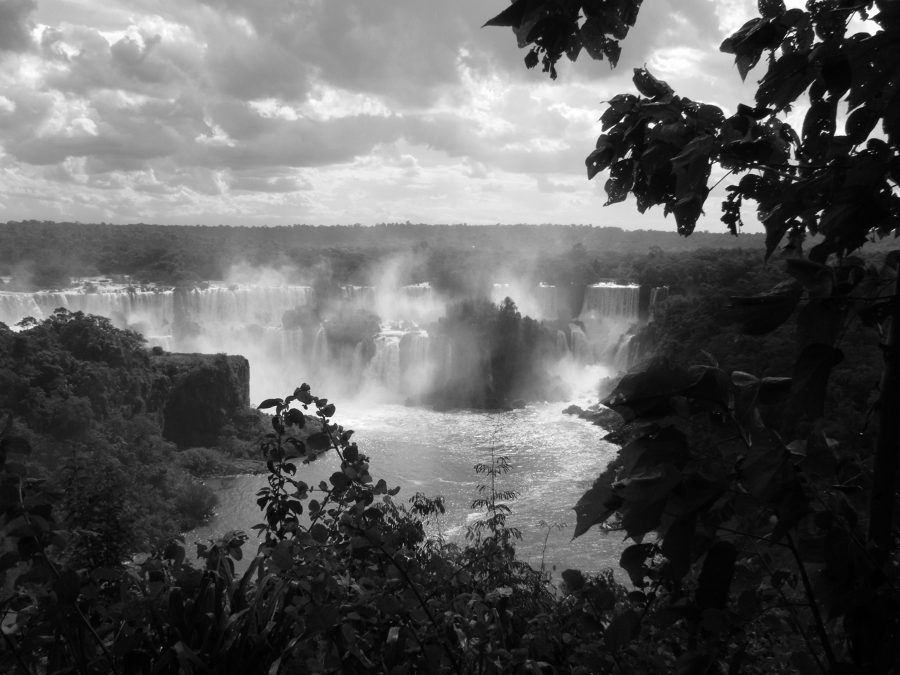
//> input picture cpp_opencv/08_feature2d_module/10_test_match/iguazu/img1.pgm, 900 x 675 px; the run also reads 1 picture not shown here
$ ./test_match iguazu/img1.pgm iguazu/img2.pgm iguazu/img2.pgm   (built with g++ and OpenCV 4)
//> lines starting //> are read from the running program, lines starting //| are printed output that depends on the picture
### cpp_opencv/08_feature2d_module/10_test_match/src/utils.h
/**
 * @file utils.h
 * @brief Some useful functions for displaying and matching features
 * @date May 21, 2014
 * @author Pablo F. Alcantarilla
 */

#pragma once

/* ************************************************************************* */
// OpenCV
#include <opencv2/opencv.hpp>
#include <opencv2/features2d/features2d.hpp>

/* ************************************************************************* */
/**
 * @brief This function draws the list of detected keypoints
 * @param img Input image
 * @param kpts Vector of detected keypoints
 */
void draw_keypoints(cv::Mat& img, const std::vector<cv::KeyPoint>& kpts);

/**
 * @brief Function for reading the ground truth homography from a txt file
 * @param homography_file Path for the file that contains the ground truth homography
 */
cv::Mat read_homography(const std::string& homography_path);

/**
 * @brief This function converts matches to points using nearest neighbor distance
 * ratio matching strategy
 * @param train Vector of keypoints from the first image
 * @param query Vector of keypoints from the second image
 * @param matches Vector of nearest neighbors for each keypoint
 * @param pmatches Vector of putative matches
 * @param nndr Nearest neighbor distance ratio value
 */
void matches2points_nndr(const std::vector<cv::KeyPoint>& train,
                         const std::vector<cv::KeyPoint>& query,
                         const std::vector<cv::DMatch>& matches,
                         std::vector<cv::Point2f>& pmatches);

/**
 * @brief This function computes the set of inliers given a ground truth homography
 * @param matches Vector of putative matches
 * @param inliers Vector of inliers
 * @param H Ground truth homography matrix 3x3
 * @param h_max_error The maximum pixel location error to accept an inlier
 */
void compute_inliers_homography(const std::vector<cv::Point2f>& matches,
                                std::vector<cv::Point2f>& inliers,
                                const cv::Mat& H, const float h_max_error);

/**
 * @brief This function draws the set of the inliers between the two images
 * @param img1 First image
 * @param img2 Second image
 * @param img_com Image with the inliers
 * @param ptpairs Vector of point pairs with the set of inliers
 */
void draw_inliers(const cv::Mat& img1, const cv::Mat& imgN, cv::Mat& img_com,
                  const std::vector<cv::Point2f>& ptpairs);

### cpp_opencv/08_feature2d_module/10_test_match/src/utils.cpp
/**
 * @file utils.cpp
 * @brief Some useful functions for displaying and matching features
 * @date May 24, 2014
 * @author Pablo F. Alcantarilla
 */

#include "utils.h"
#include <fstream>

using namespace std;

/* ************************************************************************* */
void draw_keypoints(cv::Mat& img, const std::vector<cv::KeyPoint>& kpts) {

  int x = 0, y = 0;
  float radius = 0.0;

  for (size_t i = 0; i < kpts.size(); i++) {
    x = (int)(kpts[i].pt.x+.5);
    y = (int)(kpts[i].pt.y+.5);
    radius = kpts[i].size/2.0;
    cv::circle(img, cv::Point(x,y), 2.5*radius, cv::Scalar(0,255,0), 1);
    cv::circle(img, cv::Point(x,y), 1.0, cv::Scalar(0,0,255), -1);
  }
}

/* ************************************************************************* */
cv::Mat read_homography(const std::string& homography_path) {

  float h11 = 0.0, h12 = 0.0, h13 = 0.0;
  float h21 = 0.0, h22 = 0.0, h23 = 0.0;
  float h31 = 0.0, h32 = 0.0, h33 = 0.0;
  int  tmp_buf_size = 256;
  char tmp_buf[tmp_buf_size];

  // Allocate memory for the OpenCV matrices
  cv::Mat H1toN = cv::Mat::zeros(3, 3, CV_32FC1);

  ifstream infile;
  infile.exceptions(ifstream::eofbit | ifstream::failbit | ifstream::badbit );
  infile.open(homography_path.c_str(),ifstream::in);

  infile.getline(tmp_buf,tmp_buf_size);
  sscanf(tmp_buf,"%f %f %f", &h11, &h12, &h13);

  infile.getline(tmp_buf, tmp_buf_size);
  sscanf(tmp_buf,"%f %f %f", &h21, &h22, &h23);

  infile.getline(tmp_buf, tmp_buf_size);
  sscanf(tmp_buf,"%f %f %f", &h31, &h32, &h33);

  infile.close();

  H1toN.at<float>(0,0) = h11 / h33;
  H1toN.at<float>(0,1) = h12 / h33;
  H1toN.at<float>(0,2) = h13 / h33;

  H1toN.at<float>(1,0) = h21 / h33;
  H1toN.at<float>(1,1) = h22 / h33;
  H1toN.at<float>(1,2) = h23 / h33;

  H1toN.at<float>(2,0) = h31 / h33;
  H1toN.at<float>(2,1) = h32 / h33;
  H1toN.at<float>(2,2) = h33 / h33;
  return H1toN;
}

/* ************************************************************************* */
void matches2points_nndr(const std::vector<cv::KeyPoint>& train,
                         const std::vector<cv::KeyPoint>& query,
                         const std::vector<cv::DMatch>& matches,
                         std::vector<cv::Point2f>& pmatches) {


  for (size_t i = 0; i < matches.size(); i++) {
    cv::DMatch dmatch = matches[i];
    pmatches.push_back(train[dmatch.queryIdx].pt);
    pmatches.push_back(query[dmatch.trainIdx].pt);
  }
}

/* ************************************************************************* */
void compute_inliers_homography(const std::vector<cv::Point2f>& matches,
                                std::vector<cv::Point2f>& inliers,
                                const cv::Mat& H, const float h_max_error) {

  float h11 = 0.0, h12 = 0.0, h13 = 0.0;
  float h21 = 0.0, h22 = 0.0, h23 = 0.0;
  float h31 = 0.0, h32 = 0.0, h33 = 0.0;
  float x1 = 0.0, y1 = 0.0;
  float x2 = 0.0, y2 = 0.0;
  float x2m = 0.0, y2m = 0.0;
  float dist = 0.0, s = 0.0;

  h11 = H.at<float>(0,0);
  h12 = H.at<float>(0,1);
  h13 = H.at<float>(0,2);
  h21 = H.at<float>(1,0);
  h22 = H.at<float>(1,1);
  h23 = H.at<float>(1,2);
  h31 = H.at<float>(2,0);
  h32 = H.at<float>(2,1);
  h33 = H.at<float>(2,2);

  inliers.clear();

  for (size_t i = 0; i < matches.size(); i+=2) {
    x1 = matches[i].x;
    y1 = matches[i].y;
    x2 = matches[i+1].x;
    y2 = matches[i+1].y;

    s = h31*x1 + h32*y1 + h33;
    x2m = (h11*x1 + h12*y1 + h13) / s;
    y2m = (h21*x1 + h22*y1 + h23) / s;
    dist = sqrt( pow(x2m-x2,2) + pow(y2m-y2,2));

    if (dist <= h_max_error) {
      inliers.push_back(matches[i]);
      inliers.push_back(matches[i+1]);
    }
  }
}


/* ************************************************************************* */
void draw_inliers(const cv::Mat& img1, const cv::Mat& imgN, cv::Mat& img_com,
                  const std::vector<cv::Point2f>& ptpairs) {

  int x1 = 0, y1 = 0, xN = 0, yN = 0;
  float rows1 = 0.0, cols1 = 0.0;
  float rowsN = 0.0, colsN = 0.0;
  float ufactor = 0.0, vfactor = 0.0;

  rows1 = img1.rows;
  cols1 = img1.cols;
  rowsN = imgN.rows;
  colsN = imgN.cols;
  ufactor = (float)(cols1)/(float)(colsN);
  vfactor = (float)(rows1)/(float)(rowsN);

  // This is in case the input images don't have the same resolution
  cv::Mat img_aux = cv::Mat(cv::Size(img1.cols, img1.rows), CV_8UC3);
  cv::resize(imgN, img_aux, cv::Size(img1.cols, img1.rows), 0, 0, cv::INTER_LINEAR);

  for (int i = 0; i < img_com.rows; i++) {
    for (int j = 0; j < img_com.cols; j++) {
      if (j < img1.cols) {
        *(img_com.ptr<unsigned char>(i)+3*j) = *(img1.ptr<unsigned char>(i)+3*j);
        *(img_com.ptr<unsigned char>(i)+3*j+1) = *(img1.ptr<unsigned char>(i)+3*j+1);
        *(img_com.ptr<unsigned char>(i)+3*j+2) = *(img1.ptr<unsigned char>(i)+3*j+2);
      }
      else {
        *(img_com.ptr<unsigned char>(i)+3*j) = *(imgN.ptr<unsigned char>(i)+3*(j-img_aux.cols));
        *(img_com.ptr<unsigned char>(i)+3*j+1) = *(imgN.ptr<unsigned char>(i)+3*(j-img_aux.cols)+1);
        *(img_com.ptr<unsigned char>(i)+3*j+2) = *(imgN.ptr<unsigned char>(i)+3*(j-img_aux.cols)+2);
      }
    }
  }

  for (size_t i = 0; i < ptpairs.size(); i+= 2) {
    x1 = (int)(ptpairs[i].x+.5);
    y1 = (int)(ptpairs[i].y+.5);
    xN = (int)(ptpairs[i+1].x*ufactor+img1.cols+.5);
    yN = (int)(ptpairs[i+1].y*vfactor+.5);
    cv::line(img_com, cv::Point(x1,y1), cv::Point(xN,yN), cv::Scalar(255,0,0), 2);
  }
}

### cpp_opencv/08_feature2d_module/10_test_match/test_match.cpp
#include "./src/utils.h"

#include <string>
#include <vector>
#include <iostream>

using namespace std;
using namespace cv;

int main(int argc, char** argv){
  if (argc != 4) {
    cerr << "Error introducing input arguments!" << endl;
    cerr << "The format needs to be: ./test_match img1 imgN H1toN" << endl;
    return -1;
  }

  cv::Mat img1, imgN;
  string img1File = argv[1];
  string imgNFile = argv[2];
  string HFile = argv[3];

  // Open the input image
  img1 = imread(img1File, 1);
//> img1 is the input picture: 675 rows x 900 cols, CV_8UC3; min 0, max 255, mean 93.5
  imgN = imread(imgNFile, 1);
  cv::Mat H1toN = read_homography(HFile);

  Ptr<ORB> orb = ORB::create(10000);

  // Timing information
  double t1 = 0.0, t2 = 0.0;
  double torb = 0.0, tmatch = 0.0;

  // Detect KAZE features in the images
  vector<cv::KeyPoint> kpts1, kptsN;
  cv::Mat desc1, descN;

  t1 = cv::getTickCount();
  orb->detectAndCompute(img1, cv::noArray(), kpts1, desc1);
//> kpts1 = 8774 keypoints; strongest (x, y, size): (649, 125, 31), (328, 420, 37.2), (328, 418, 37.2), (844, 133, 37.2)
  orb->detectAndCompute(imgN, cv::noArray(), kptsN, descN);
//> kptsN = 9265 keypoints; strongest (x, y, size): (650, 126, 37.2), (735, 200, 31), (304, 406, 31), (327, 417, 31)
  t2 = cv::getTickCount();
  torb = 1000.0*(t2-t1) / cv::getTickFrequency();

  int nr_kpts1 = kpts1.size();
//> nr_kpts1 = 8774
  int nr_kptsN = kptsN.size();
//> nr_kptsN = 9265

  // Match the descriptors using NNDR matching strategy
  vector<cv::DMatch> dmatches;
  vector<cv::Point2f> matches, inliers;
  BFMatcher matcher(NORM_HAMMING);

  t1 = cv::getTickCount();
  matcher.match(desc1, descN, dmatches); //最近邻
//> dmatches = 8774 matches
  matches2points_nndr(kpts1, kptsN, dmatches, matches);
//> after the loop in matches2points_nndr, `for (size_t i = 0; i < matches.size(); i++)`: pmatches = 17548 Points (x, y), first 12: [465, 560], [465, 560], [408, 558], [408, 558], [405, 556], [405, 556], [420, 555], [420, 555], [791, 31], [754.8, 169.2], [417, 554], [526.8, 46.8]
//> matches has the same summary as pmatches in matches2points_nndr
  t2 = cv::getTickCount();
  tmatch = 1000.0*(t2-t1) / cv::getTickFrequency();

  // Compute the inliers using the ground truth homography
  float max_h_error = 2.5;
  compute_inliers_homography(matches, inliers, H1toN, max_h_error);
//> the loop in compute_inliers_homography, `for (size_t i = 0; i < matches.size(); i+=2)` made 8774 passes
//> (x1, y1, x2, y2) on passes 1 to 3: (465, 560, 465, 560), (408, 558, 408, 558), (405, 556, 405, 556)

  // Compute the inliers statistics
  int nr_matches = matches.size()/2;
//> nr_matches = 8774
  int nr_inliers = inliers.size()/2;
//> nr_inliers = 0
  int nr_outliers = nr_matches - nr_inliers;
//> nr_outliers = 8774
  float ratio = 100.0*((float) nr_inliers / (float) nr_matches);
//> ratio = 0

  cout << "ORB Matching Results" << endl;
  cout << "*******************************" << endl;
  cout << "# Keypoints 1:                        \t" << nr_kpts1 << endl;
//| # Keypoints 1:                        	8774
  cout << "# Keypoints N:                        \t" << nr_kptsN << endl;
//| # Keypoints N:                        	9265
  cout << "# Matches:                            \t" << nr_matches << endl;
//| # Matches:                            	8774
  cout << "# Inliers:                            \t" << nr_inliers << endl;
//| # Inliers:                            	0
  cout << "# Outliers:                           \t" << nr_outliers << endl;
//| # Outliers:                           	8774
  cout << "Inliers Ratio (%):                    \t" << ratio << endl;
//| Inliers Ratio (%):                    	0
  cout << "Time Detection+Description (ms):      \t" << torb << endl;
  cout << "Time Matching (ms):                   \t" << tmatch << endl;
  cout << endl;


  // Visualization
  cv::Mat img_com = cv::Mat(cv::Size(2*img1.cols, img1.rows), CV_8UC3);
  draw_keypoints(img1, kpts1);
//> the loop in draw_keypoints, `for (size_t i = 0; i < kpts.size(); i++)` made 8774 passes
//> after the loop in draw_keypoints, `for (size_t i = 0; i < kpts.size(); i++)`:
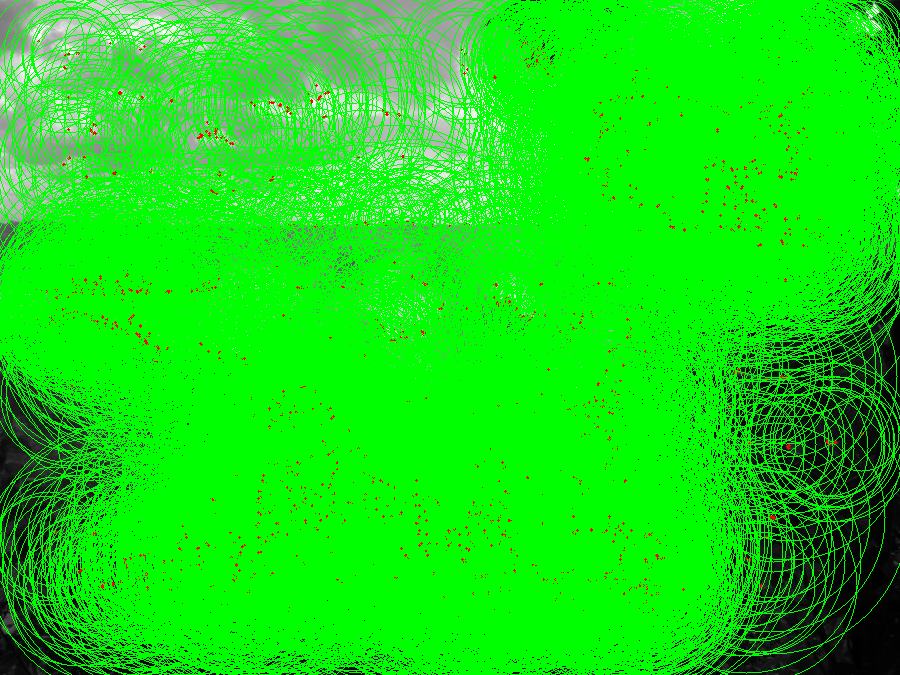
//> img: 675 rows x 900 cols, CV_8UC3; mean B, G, R 18.2, 220, 19.7
  draw_keypoints(imgN, kptsN);
//> the loop in draw_keypoints (call 2), `for (size_t i = 0; i < kpts.size(); i++)` made 9265 passes
//> (x, y) on passes 1 to 3: (763, 165), (338, 425), (336, 426)
//> after the loop in draw_keypoints (call 2), `for (size_t i = 0; i < kpts.size(); i++)`:
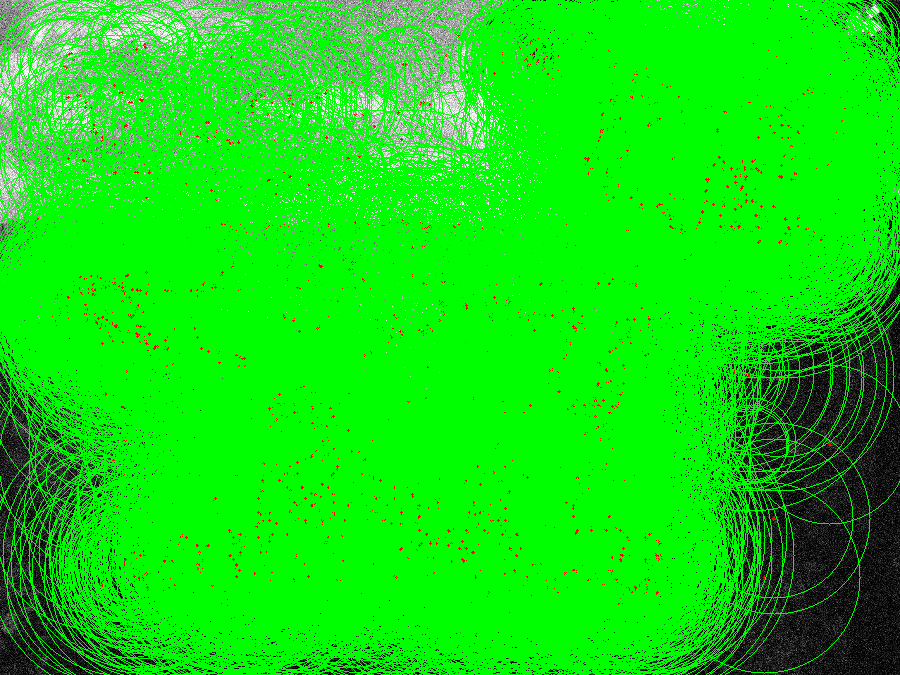
//> img: 675 rows x 900 cols, CV_8UC3; mean B, G, R 15.2, 219.7, 16.8
  draw_inliers(img1, imgN, img_com, inliers);
//> after the loop in draw_inliers, `for (int i = 0; i < img_com.rows; i++)`:
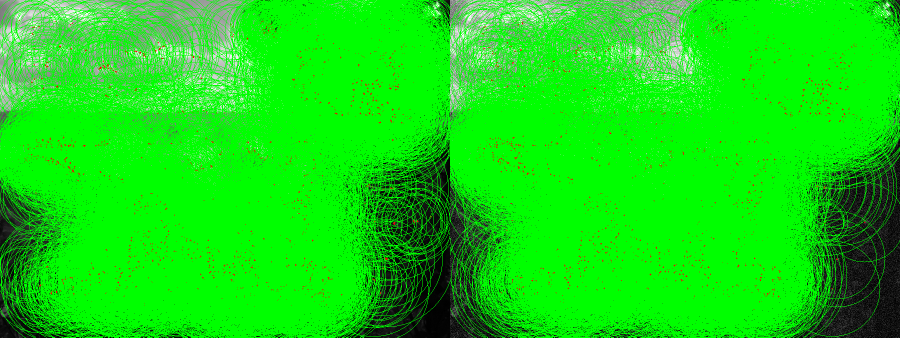
//> img_com: 675 rows x 1800 cols, CV_8UC3 (shown at 1/2 size); mean B, G, R 16.7, 219.9, 18.2

  cv::namedWindow("ORB Matching", cv::WINDOW_KEEPRATIO);
  cv::imshow("ORB Matching", img_com);
  cv::waitKey(0);

  return 1;
}
